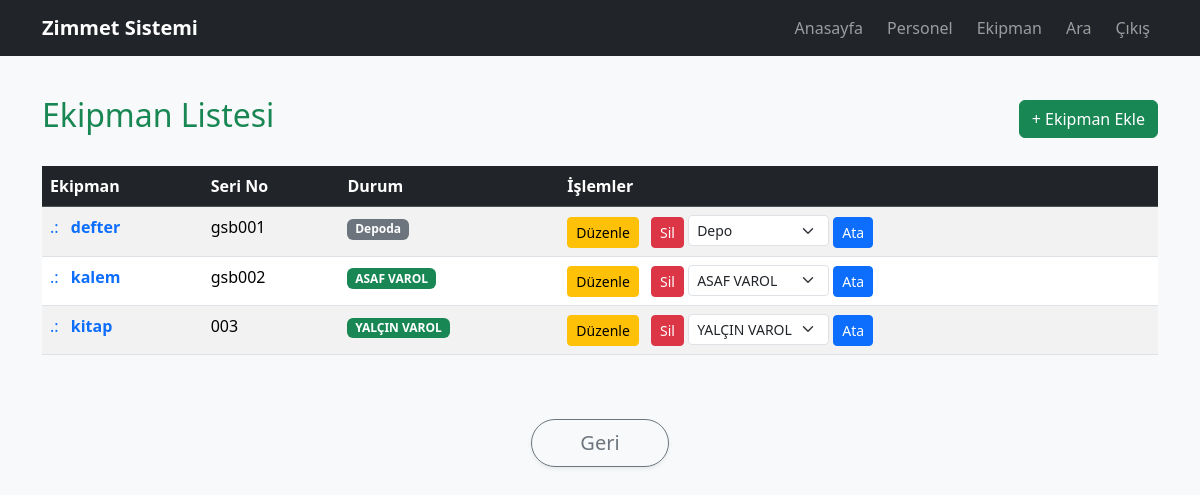
/equipment (signed in), run on the app's committed database.
### app.py (models this page shows)
class Equipment(db.Model):
    id = db.Column(db.Integer, primary_key=True)
    name = db.Column(db.String(100), nullable=False)
    serial = db.Column(db.String(100), unique=True, nullable=False)
    description = db.Column(db.Text)
    assigned_to = db.Column(db.Integer, db.ForeignKey('personnel.id'))
    in_depot = db.Column(db.Boolean, default=True)

class Personnel(db.Model):
    id = db.Column(db.Integer, primary_key=True)
    name = db.Column(db.String(100), nullable=False)
    surname = db.Column(db.String(100), nullable=False)
    duty = db.Column(db.String(100))
    phone = db.Column(db.String(20))
    description = db.Column(db.Text)

### app.py (the view)
@app.route('/equipment')
@login_required_manager
def equipment_list():
    return render_template('equipment_list.html',
                         equipments=Equipment.query.all(),
                         personnels=Personnel.query.all())

### app.py (called while the page is built)
def login_required_manager(f):
    from functools import wraps
    @wraps(f)
    def decorated_function(*args, **kwargs):
        if not session.get('is_manager'):
            flash('Bu işlem için yönetici girişi gereklidir.', 'danger')
            return redirect(url_for('index'))
        return f(*args, **kwargs)
    return decorated_function

### templates/equipment_list.html (shortened to what this page needs)
<!DOCTYPE html>
<html lang="tr">
<head>
    <link href="https://cdn.jsdelivr.net/npm/bootstrap@5.3.3/dist/css/bootstrap.min.css" rel="stylesheet">
    <link href="https://cdn.jsdelivr.net/npm/bootstrap-icons@1.11.0/font/bootstrap-icons.css" rel="stylesheet">
</head>
<body class="bg-light">
    <nav class="navbar navbar-expand-lg navbar-dark bg-dark fixed-top">
        <div class="container">
            <a class="navbar-brand fw-bold" href="/">Zimmet Sistemi</a>
            <div class="collapse navbar-collapse" id="#navbarNav">
                <ul class="navbar-nav ms-auto">
                    <li class="nav-item"><a class="nav-link btn btn-outline-light me-2" href="/">Anasayfa</a></li>
                    <li class="nav-item"><a class="nav-link btn btn-outline-primary me-2" href="/personnel">Personel</a></li>
                    <li class="nav-item"><a class="nav-link btn btn-outline-success me-2" href="/equipment">Ekipman</a></li>
                    <li class="nav-item"><a class="nav-link btn btn-outline-info me-2" href="/search">Ara</a></li>
                    <li class="nav-item"><a class="nav-link btn btn-outline-danger" href="/logout">Çıkış</a></li>
                </ul>
            </div>
        </div>
    </nav>
    <div class="container pt-5 mt-5">
        <div class="d-flex justify-content-between align-items-center mb-4">
            <h2 class="text-success">Ekipman Listesi</h2>
            <a href="/add_equipment" class="btn btn-success">+ Ekipman Ekle</a>
        </div>
        <div class="table-responsive">
            <table class="table table-striped table-hover">
                <thead class="table-dark">
                    <tr>
                        <th>Ekipman</th>
                        <th>Seri No</th>
                        <th>Durum</th>
                        <th>İşlemler</th>
                    </tr>
                </thead>
                <tbody>
                    {% for eq in equipments %}
                    <tr>
                        <td>
                            <a href="/equipment_detail/{{ eq.id }}" class="text-decoration-none">
                                <span class="me-2">.:</span> <strong>{{ eq.name }}</strong>
                            </a>
                        </td>
                        <td>{{ eq.serial }}</td>
                        <td>
                            {% if eq.in_depot %}
                            <span class="badge bg-secondary">Depoda</span>
                            {% else %}
                            {% set sahip = personnels | selectattr('id', 'equalto', eq.assigned_to) | first %}
                            <span class="badge bg-success">{{ sahip.name }} {{ sahip.surname }}</span>
                            {% endif %}
                        </td>
                        <td>
                            <a href="/edit_equipment/{{ eq.id }}" class="btn btn-warning btn-sm">Düzenle</a>
                            <a href="/delete_equipment/{{ eq.id }}" class="btn btn-danger btn-sm ms-2"
                               onclick="return confirm('Silinsin mi?')">Sil</a>
                            <form method="post" action="/assign_equipment/{{ eq.id }}" class="d-inline">
                                <select name="assign_to" class="form-select form-select-sm d-inline w-auto">
                                    <option value="depot" {% if eq.in_depot %}selected{% endif %}>Depo</option>
                                    {% for p in personnels %}
                                    <option value="{{ p.id }}" {% if eq.assigned_to == p.id %}selected{% endif %}>{{ p.name }} {{ p.surname }}</option>
                                    {% endfor %}
                                </select>
                                <button type="submit" class="btn btn-primary btn-sm">Ata</button>
                            </form>
                        </td>
                    </tr>
                    {% endfor %}
                </tbody>
            </table>
        </div>
        <div class="text-center mt-5">
            <button onclick="history.back()" class="btn btn-outline-secondary btn-lg px-5 rounded-pill shadow-sm">Geri</button>
        </div>
    </div>
</body>
</html>

### data on the page
Equipment: name "defter", serial "gsb001", shows "Depoda", assign_to "Depo"
Equipment: name "kalem", serial "gsb002", assign_to "ASAF VAROL"
Personnel: name "ASAF", surname "VAROL"
Equipment: name "kitap", serial "003", assign_to "YALÇIN VAROL"
Personnel: name "YALÇIN", surname "VAROL"
